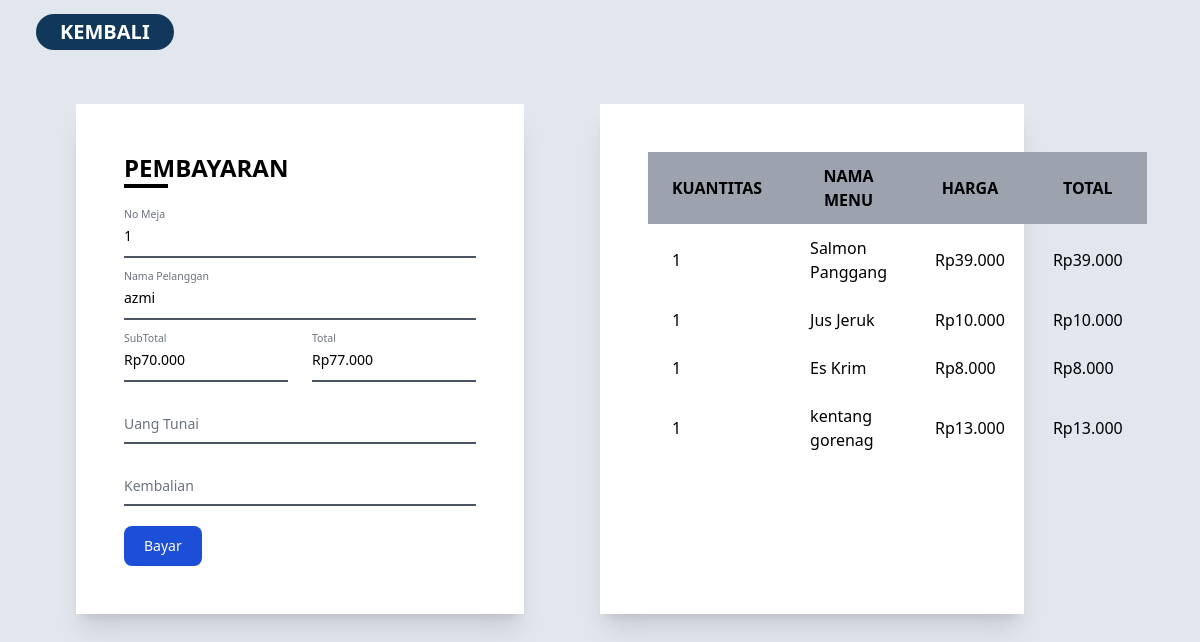
/public/pages/kasir/pembayaran.php?id_pesanan=508, run on the app's committed database.
### tables this page shows
CREATE TABLE `detail_pesanan` (
  `id_detail` int(11) NOT NULL,
  `id_pesanan` int(11) NOT NULL,
  `id_menu` int(11) NOT NULL,
  `jumlah` int(11) DEFAULT NULL,
  `status` enum('Masih diproses','Selesai','Tidak dapat dibuat') DEFAULT NULL,
  `deskripsi_pesanan` text DEFAULT NULL
);

CREATE TABLE `menu` (
  `id_menu` int(11) NOT NULL,
  `nama_menu` varchar(100) DEFAULT NULL,
  `harga` decimal(10,2) DEFAULT NULL,
  `jenis_menu` enum('Makanan','Minuman','Penutup','Kudapan') NOT NULL,
  `kapasitas_menu` int(11) DEFAULT NULL,
  `status_menu` enum('Sedia','Tidak Sedia') NOT NULL,
  `deskripsi_Menu` text DEFAULT NULL,
  `gambar_menu` varchar(255) DEFAULT NULL,
  `rekomendasi` enum('ya','tidak') DEFAULT 'tidak'
);

### public/pages/kasir/pembayaran.php (the view, shortened to what this page needs)
<?php
include "../koneksi.php";
$id_pesanan = $_GET['id_pesanan'] ?? 1;
$query = "
    SELECT
        m.nomor_meja,
        pl.nama_pelanggan,
        (
            SELECT SUM(menu.harga * detail_pesanan.jumlah)
            FROM detail_pesanan
            JOIN menu ON detail_pesanan.id_menu = menu.id_menu
            WHERE detail_pesanan.id_pesanan = p.id_pesanan AND detail_pesanan.status = 'Selesai'
        ) AS subtotal
    FROM pesanan p
    INNER JOIN pelanggan pl ON p.id_pelanggan = pl.id_pelanggan
    INNER JOIN meja m ON p.id_meja = m.id_meja
    WHERE p.id_pesanan = ?
";
$stmt = $conn->prepare($query);
$stmt->bind_param("i", $id_pesanan);
$stmt->execute();
$result = $stmt->get_result();
if ($result->num_rows > 0) {
    $data = $result->fetch_assoc();
    $no_meja = htmlspecialchars($data['nomor_meja']);
    $nama_pelanggan = htmlspecialchars($data['nama_pelanggan']);
    $subtotal = number_format($data['subtotal'], 0, ',', '.');
    $total = number_format($data['subtotal'] * 1.1, 0, ',', '.');
} else {
    die('Data pesanan tidak ditemukan.');
}
?>
<!DOCTYPE html>
<html lang="en">
<head>
    <link rel="stylesheet" href="./../../css/output.css">
</head>
<body class="bg-[#e2e6ed]">
    <div class="h-16 w-screen flex items-center">
        <a href="./dashboard.php" class="bg-[#11385a] text-white py-1 px-6 text-xl rounded-full font-semibold ml-9">KEMBALI</a>
    </div>
    <div class="grid grid-cols-2">
        <div class="m-auto mt-10 shadow-xl">
            <form method="POST" class="max-w-md mx-auto bg-white p-12">
                <div class="text-2xl font-semibold">PEMBAYARAN</div>
                <hr class="border-black border-2 w-11 mb-7">
                <div class="relative z-0 w-full mb-5 group">
                    <input type="text" name="no_meja" id="no_meja" class="block py-2.5 px-0 w-full text-sm bg-transparent border-0 border-b-2 appearance-none outline-none border-gray-600 peer" placeholder=" " required disabled value="<?php echo $no_meja; ?>" />
                    <label for="no_meja" class="peer-focus:font-medium absolute text-sm text-gray-500 dark:text-gray-400 duration-300 transform -translate-y-6 scale-75 top-3 -z-10 origin-[0] peer-focus:start-0 rtl:peer-focus:translate-x-1/4 rtl:peer-focus:left-auto peer-focus:text-blue-600 peer-focus:dark:text-blue-500 peer-placeholder-shown:scale-100 peer-placeholder-shown:translate-y-0 peer-focus:scale-75 peer-focus:-translate-y-6">No Meja</label>
                </div>
                <div class="relative z-0 w-full mb-5 group">
                    <input type="text" name="nama_pelanggan" id="nama_pelanggan" class="block py-2.5 px-0 w-full text-sm bg-transparent border-0 border-b-2 appearance-none outline-none border-gray-600 peer" placeholder=" " required disabled value="<?php echo $nama_pelanggan; ?>" />
                    <label for="nama_pelanggan" class="peer-focus:font-medium absolute text-sm text-gray-500 dark:text-gray-400 duration-300 transform -translate-y-6 scale-75 top-3 -z-10 origin-[0] peer-focus:start-0 rtl:peer-focus:translate-x-1/4 peer-focus:left-auto peer-focus:text-blue-600 peer-focus:dark:text-blue-500 peer-placeholder-shown:scale-100 peer-placeholder-shown:translate-y-0 peer-focus:scale-75 peer-focus:-translate-y-6">Nama Pelanggan</label>
                </div>
                <div class="grid md:grid-cols-2 md:gap-6">
                    <div class="relative z-0 w-full mb-5 group">
                        <input type="text" name="subtotal" id="subtotal" class="block py-2.5 px-0 w-full text-sm bg-transparent border-0 border-b-2 appearance-none outline-none border-gray-600 peer" placeholder=" " required value="Rp<?php echo $subtotal; ?>" disabled />
                        <label for="subtotal" class="peer-focus:font-medium absolute text-sm text-gray-500 dark:text-gray-400 duration-300 transform -translate-y-6 scale-75 top-3 -z-10 origin-[0] peer-focus:start-0 rtl:peer-focus:translate-x-1/4 peer-focus:left-auto peer-focus:text-blue-600 peer-focus:dark:text-blue-500 peer-placeholder-shown:scale-100 peer-placeholder-shown:translate-y-0 peer-focus:scale-75 peer-focus:-translate-y-6">SubTotal</label>
                    </div>
                    <div class="relative z-0 w-full mb-5 group">
                        <input type="text" name="total" id="total" class="block py-2.5 px-0 w-full text-sm bg-transparent border-0 border-b-2 appearance-none outline-none border-gray-600 peer" placeholder=" " required value="Rp<?php echo $total; ?>" disabled />
                        <label for="total" class="peer-focus:font-medium absolute text-sm text-gray-500 dark:text-gray-400 duration-300 transform -translate-y-6 scale-75 top-3 -z-10 origin-[0] peer-focus:start-0 rtl:peer-focus:translate-x-1/4 peer-focus:left-auto peer-focus:text-blue-600 peer-focus:dark:text-blue-500 peer-placeholder-shown:scale-100 peer-placeholder-shown:translate-y-0 peer-focus:scale-75 peer-focus:-translate-y-6">Total</label>
                    </div>
                </div>
                <div class="relative z-0 w-full mb-5 group">
                    <input type="text" name="uang" id="uang" class="block py-2.5 px-0 w-full text-sm bg-transparent border-0 border-b-2 appearance-none outline-none border-gray-600 peer" placeholder=" " required />
                    <label for="uang" class="peer-focus:font-medium absolute text-sm text-gray-500 dark:text-gray-400 duration-300 transform -translate-y-6 scale-75 top-3 -z-10 origin-[0] peer-focus:start-0 rtl:peer-focus:translate-x-1/4 rtl:peer-focus:left-auto peer-focus:text-blue-600 peer-focus:dark:text-blue-500 peer-placeholder-shown:scale-100 peer-placeholder-shown:translate-y-0 peer-focus:scale-75 peer-focus:-translate-y-6">Uang Tunai</label>
                </div>
                <div class="relative z-0 w-full mb-5 group">
                    <input type="text" name="kembalian" id="kembalian" class="block py-2.5 px-0 w-full text-sm bg-transparent border-0 border-b-2 appearance-none outline-none border-gray-600 peer" placeholder=" " required disabled />
                    <label for="kembalian" class="peer-focus:font-medium absolute text-sm text-gray-500 dark:text-gray-400 duration-300 transform -translate-y-6 scale-75 top-3 -z-10 origin-[0] peer-focus:start-0 rtl:peer-focus:translate-x-1/4 rtl:peer-focus:left-auto peer-focus:text-blue-600 peer-focus:dark:text-blue-500 peer-placeholder-shown:scale-100 peer-placeholder-shown:translate-y-0 peer-focus:scale-75 peer-focus:-translate-y-6">Kembalian</label>
                </div>
                <button type="submit" class="text-white bg-blue-700 hover:bg-blue-800 focus:ring-4 focus:outline-none focus:ring-blue-300 font-medium rounded-lg text-sm w-full sm:w-auto px-5 py-2.5 text-center dark:bg-blue-600 dark:hover:bg-blue-700 dark:focus:ring-blue-800">Bayar</button>
            </form>
        </div>
        <div class="mt-10 bg-white p-12 mr-44 shadow-xl">
            <table class="w-full">
                <thead class="uppercase bg-gray-400">
                    <tr>
                        <th scope="col" class="px-6 py-3">Kuantitas</th>
                        <th scope="col" class="px-6 py-3">Nama Menu</th>
                        <th scope="col" class="px-6 py-3">Harga</th>
                        <th scope="col" class="px-6 py-3">Total</th>
                    </tr>
                </thead>
                <tbody>
                    <?php
                    $query_detail = "
                        SELECT
                            menu.nama_menu,
                            detail_pesanan.jumlah,
                            menu.harga,
                            (menu.harga * detail_pesanan.jumlah) AS total
                        FROM detail_pesanan
                        JOIN menu ON detail_pesanan.id_menu = menu.id_menu
                        WHERE detail_pesanan.id_pesanan = ? AND detail_pesanan.status = 'Selesai'
                    ";
                    $stmt_detail = $conn->prepare($query_detail);
                    $stmt_detail->bind_param("i", $id_pesanan);
                    $stmt_detail->execute();
                    $result_detail = $stmt_detail->get_result();
                    while ($row = $result_detail->fetch_assoc()) {
                        echo "<tr>";
                        echo "<td class='px-6 py-3'>" . htmlspecialchars($row['jumlah']) . "</td>";
                        echo "<td class='px-6 py-3'>" . htmlspecialchars($row['nama_menu']) . "</td>";
                        echo "<td class='px-6 py-3'>Rp" . number_format($row['harga'], 0, ',', '.') . "</td>";
                        echo "<td class='px-6 py-3'>Rp" . number_format($row['total'], 0, ',', '.') . "</td>";
                        echo "</tr>";
                    }
                    ?>
                </tbody>
            </table>
        </div>
    </div>
</body>
</html>

### data on the page
detail_pesanan: jumlah "1", id_menu.nama_menu "Salmon Panggang", id_menu.harga "39.000", total "39.000"
detail_pesanan: jumlah "1", id_menu.nama_menu "Jus Jeruk", id_menu.harga "10.000", total "10.000"
detail_pesanan: jumlah "1", id_menu.nama_menu "Es Krim", id_menu.harga "8.000", total "8.000"
detail_pesanan: jumlah "1", id_menu.nama_menu "kentang gorenag", id_menu.harga "13.000", total "13.000"
